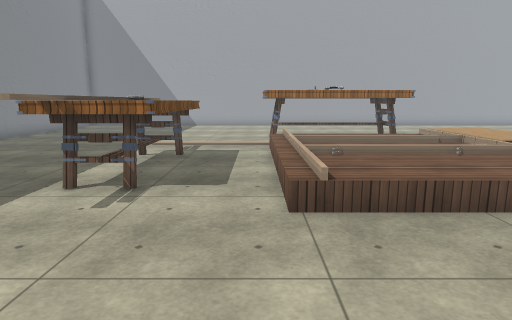
view 1 (above)

16 first-person views from a walk through a 3-D level made in the Unity game engine. The camera is 1.5 m above the floor, tilts 10° down and sees 75° across. The floor is counted in squares, 0.9 m on a side. Each view is taken from the middle of a square. On the plan, view 1 faces up. The plan holds only what a view shows up to about 16 squares ahead; the rest is blank. The player character is not drawn. Some surface patterns are stand-ins.

view 2
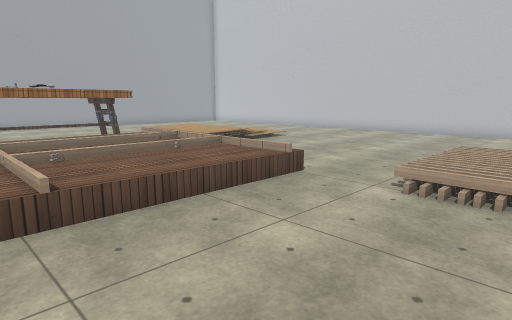

view 3
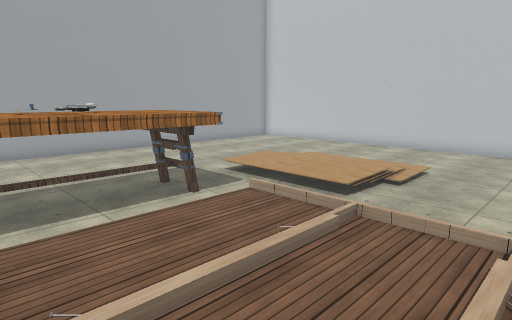

view 4
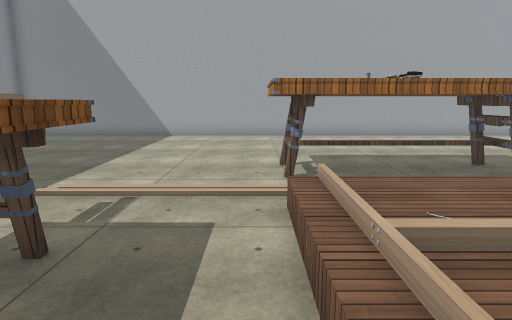

view 5
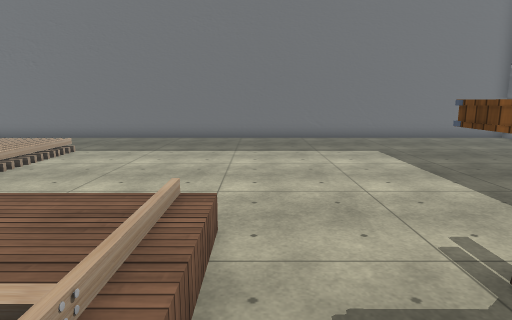

view 6
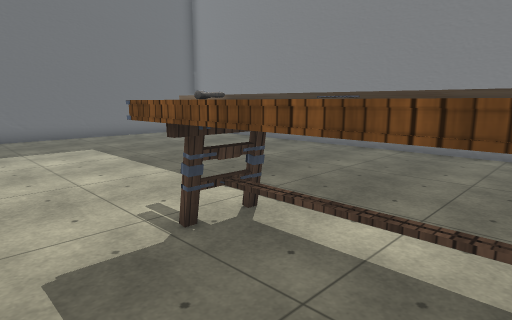

view 7
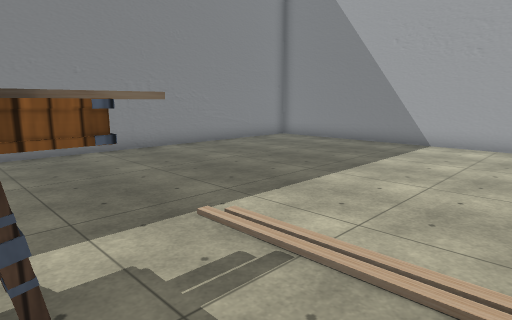

view 8
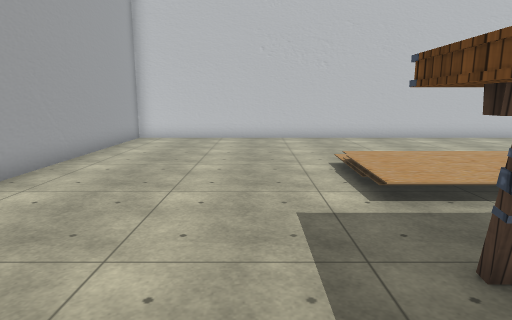

view 9
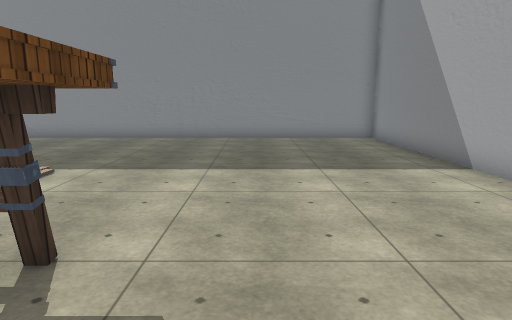

view 10
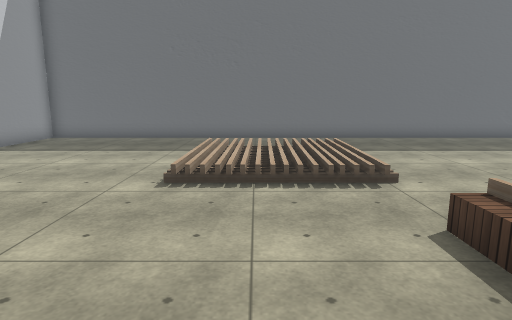

view 11
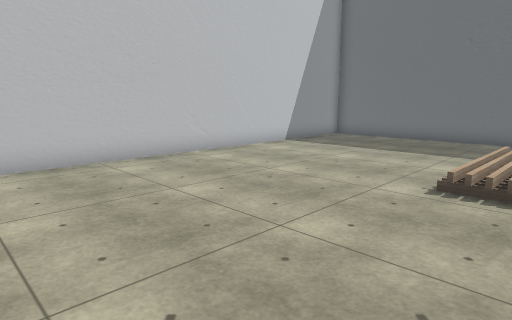

view 12
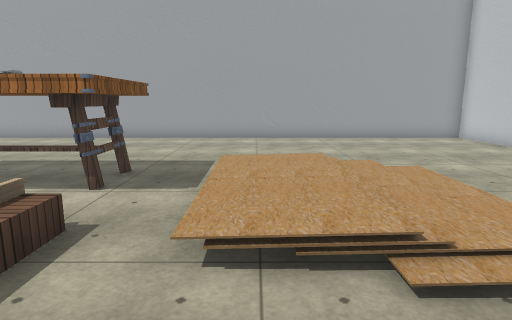

view 13
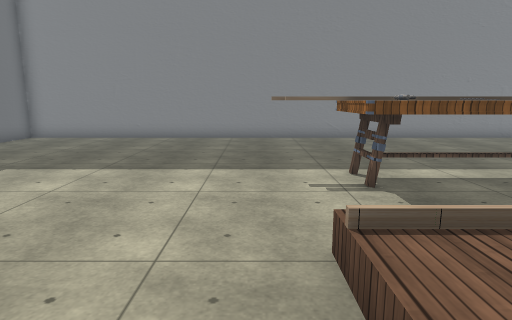

view 14
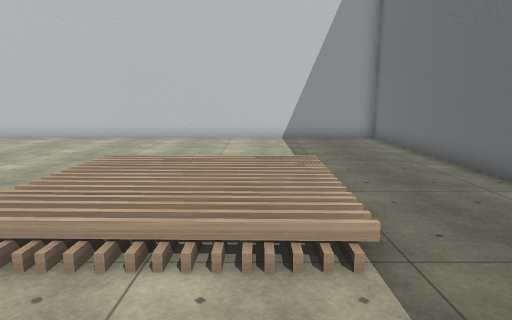

view 15
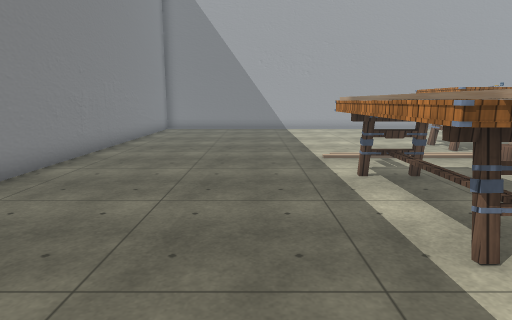

view 16
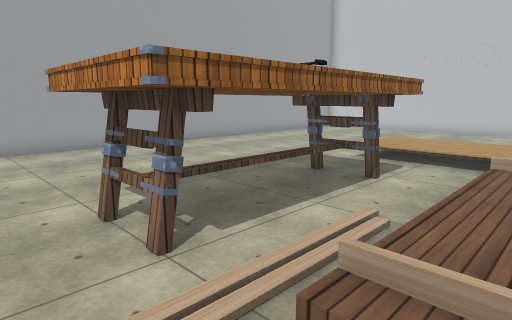

### Floor plan
Key: @ floor where view 1 was taken; # wall or solid block; . main floor; : floor 0.25 m higher than the main floor; + floor 0.5 m higher than the main floor; / step, stairs or slope; = window, fence, low wall or low ledge; T table; H thing the floor can be seen under or through; O other object.
Columns run from 12 left of view 1 to 19 right of it. Each row starts with its distance up from view 1.
 24 ################################
 23 #..............................#
 22 #..............................#
 21 #..............................#
 20 #..............................#
 19 #..............................#
 18 #..............................#
 17 #..............................#
 16 #............TTTTTT./////......#
 15 #............TTTTTT./:+::......#
 14 #............TTTTTT./:+::......#
 13 #.................../:+::......#
 12 #........#...=////=./:+::......#
 11 #.......H..../++++/.////:......#
 10 #.......HTT../++++/............#
  9 #.......HTT../++++/ ...........#
  8 #.......HTT../++++/ ...........#
  7 #.......HTT..//+++/............#
  6 #.......HTT..//+++/............#
  5 #.......H....=////=............#
  4 #..............................#
  3 #..............................#
  2 #.................///O//.......#
  1 #.................//   /.......#
  0 #...........@.....//   /.......#
 -1 #.................//   /.......#
 -2 #.................//   /.......#
 -3 #..............................#
 -4 #..............................#
 -5 #..............................#
 -6 #..............................#
 -7 ################################

Where each view was taken, in squares from view 1:
view 1: 0 up, 0 right, facing up
view 2: 0 up, 0 right, facing up-right
view 3: 7 up, 1 right, facing up-right
view 4: 7 up, 0 right, facing up
view 5: 9 up, 0 right, facing down
view 6: 10 up, 0 right, facing down-left
view 7: 10 up, 0 right, facing up-left
view 8: 18 up, 3 right, facing right
view 9: 18 up, 4 right, facing left
view 10: 9 up, 9 right, facing down
view 11: 9 up, 9 right, facing down-right
view 12: 8 up, 9 right, facing up
view 13: 4 up, 4 right, facing left
view 14: 1 down, 3 right, facing right
view 15: 3 up, 6 left, facing up
view 16: 11 up, 1 left, facing up-right
